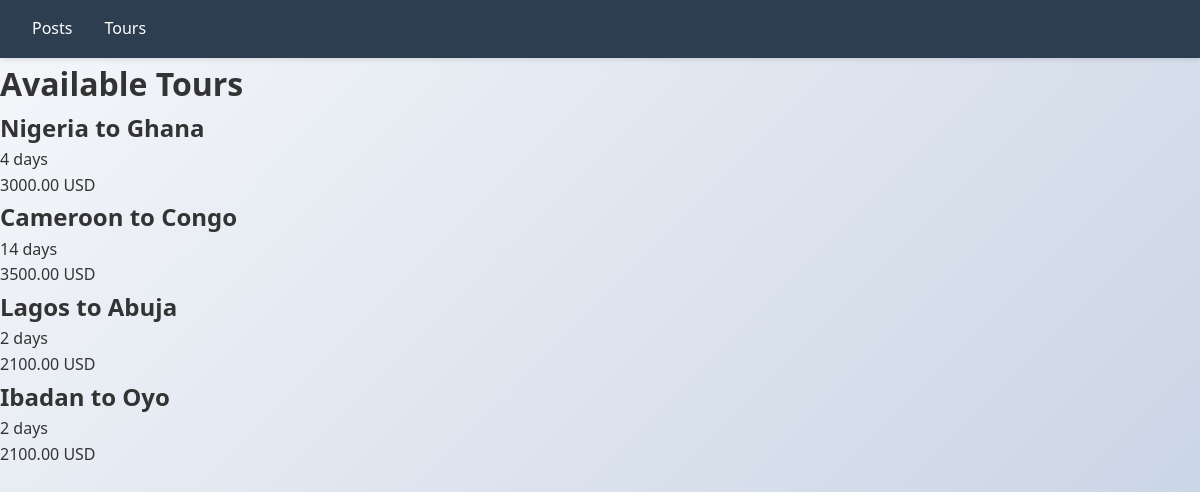
The app's page /tours/, older data.
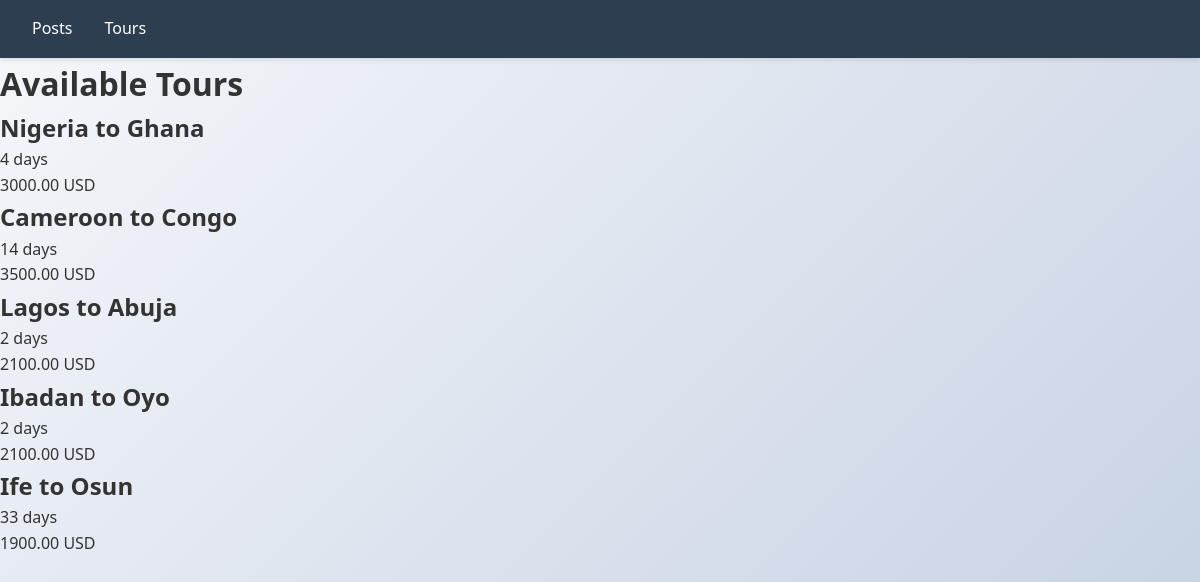
The same page, newer data.
### asiantouragency/models.py (models this page shows, shortened)
class Tour(models.Model):
    origin_country = models.CharField(max_length=64)
    destination_country = models.CharField(max_length=64)
    number_of_nights = models.IntegerField()
    price = models.DecimalField(max_digits=10, decimal_places=2)

### asiantouragency/views.py (the view)
# urls.py: path('', views.tours, name='tours'),
def tours(request):
    asian_tours = Tour.objects.all()
    return render(request, 'tours/tours.html', {'asian_tours': asian_tours})

### asiantouragency/templates/tours/tours.html (shortened to what this page needs)
{% extends 'layout.html' %}
{% block content %}
<h1>Available Tours</h1>
<ul>
  {% for tour in asian_tours %}
  <li>
    <h2>{{ tour.origin_country }} to {{ tour.destination_country }}</h2>
    <p>{{ tour.number_of_nights }} days</p>
    <p>{{ tour.price }} USD</p>
  </li>
  {% endfor %}
</ul>
{% endblock %}

### templates/layout.html (shortened to what this page needs)
<!doctype html>
{% load static %}
<html lang="en">
  <head>
    <link rel="stylesheet" href="{% static 'css/styles.css' %}">
  </head>
  <body>
    <nav>
      <ul>
        <li><a href="{% url 'post:list' %}">Posts</a></li>
        <li><a href="{% url 'tours' %}">Tours</a></li>
      </ul>
    </nav>
    {% block content %}{% endblock %}
  </body>
</html>

### static/css/styles.css (style rules this page uses)
* { margin: 0; padding: 0; box-sizing: border-box; }
body { font-family: "Segoe UI", Tahoma, Geneva, Verdana, sans-serif; background: linear-gradient(135deg, #f5f7fa 0%, #c3cfe2 100%); color: #333; line-height: 1.6; min-height: 100vh; }
nav { background-color: #2c3e50; padding: 1rem 2rem; box-shadow: 0 2px 5px rgba(0, 0, 0, 0.1); }
nav ul { list-style: none; display: flex; gap: 2rem; }
nav a { color: white; text-decoration: none; font-weight: 500; transition: color 0.3s ease; }

Row changes from the older to the newer data that the page shows:
added Tour: origin_country "Ife", destination_country "Osun", number_of_nights "33", price "1900.00"
